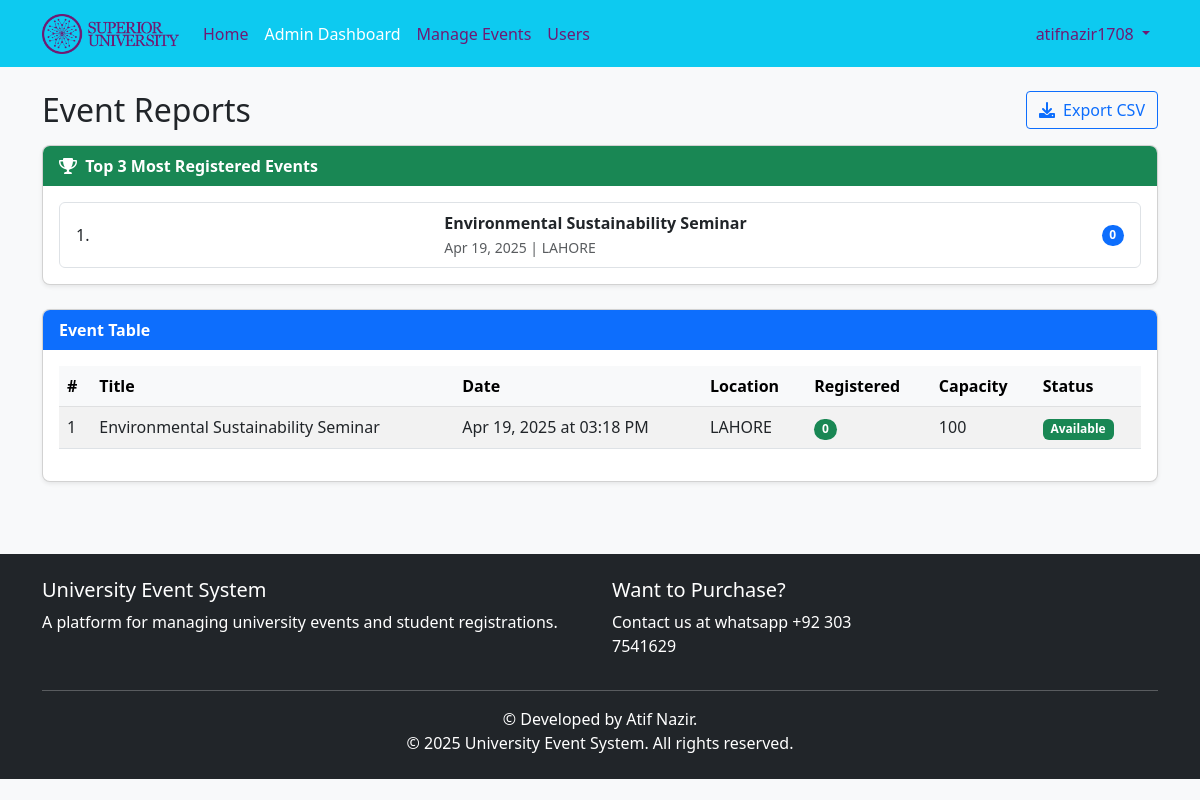
Page /admin/reports (signed in) on the committed database.
### app/models.py (models this page shows, shortened)
class User(db.Model, UserMixin):
    id = db.Column(db.Integer, primary_key=True)
    username = db.Column(db.String(64), unique=True, nullable=False)
    full_name = db.Column(db.String(100), nullable=True)  # New field for full name
    email = db.Column(db.String(120), unique=True, nullable=False)
    password_hash = db.Column(db.String(128), nullable=False)
    role = db.Column(db.String(20), nullable=False, default='student')
    student_id = db.Column(db.String(100), nullable=True)  # New field for student ID
    profile_image = db.Column(db.String(200), nullable=True)  # New field for profile picture URL
    department = db.Column(db.String(100), nullable=True)  # Department
    bio = db.Column(db.String(500), nullable=True)  # Optional bio field
    created_at = db.Column(db.DateTime, default=datetime.utcnow)
    registrations = db.relationship('Registration', backref='user', lazy=True)
    def is_admin(self):
        return self.role == 'admin'

class Event(db.Model):
    id = db.Column(db.Integer, primary_key=True)
    title = db.Column(db.String(100), nullable=False)
    description = db.Column(db.Text, nullable=False)
    date = db.Column(db.DateTime, nullable=False)  # Start Date
    end_date = db.Column(db.DateTime, nullable=True)
    registration_deadline = db.Column(db.DateTime, nullable=True)  # New Field
    location = db.Column(db.String(100), nullable=False)
    max_participants = db.Column(db.Integer, nullable=False)
    created_at = db.Column(db.DateTime, default=datetime.utcnow)
    updated_at = db.Column(db.DateTime, default=datetime.utcnow, onupdate=datetime.utcnow)
    registrations = db.relationship('Registration', backref='event', lazy=True, cascade="all, delete-orphan")
    @property
    def registration_count(self):
        return Registration.query.filter_by(event_id=self.id).count()
    @property
    def is_full(self):
        return self.registration_count >= self.max_participants

### app/routes/admin.py (the view)
@admin.route('/reports')
@admin_required
def reports():
    events = Event.query.order_by(Event.date.desc()).all()
    top_events = sorted(events, key=lambda e: e.registration_count, reverse=True)[:3]
    now = datetime.utcnow()
    for event in events:
        if not hasattr(event, 'registration_count') or event.registration_count is None:
            event.registration_count = 0
    return render_template('admin/reports.html', title='Reports', events=events, top_events=top_events)

### app/models.py (called while the page is built)
@login_manager.user_loader
def load_user(user_id):
    return User.query.get(int(user_id))

### app/routes/admin.py (called while the page is built)
def get_new_registration_count():
    return Registration.query.filter_by(admin_viewed=False).count()

@admin.context_processor
def inject_new_registration_count():
    if current_user.is_authenticated and current_user.is_admin():
        return {'new_registration_count': get_new_registration_count()}
    return {'new_registration_count': 0}

### app/utils/helpers.py (called while the page is built)
def admin_required(f):
    @wraps(f)  # Add this line to preserve the original function name
    def decorated_function(*args, **kwargs):
        if not current_user.is_admin():
            abort(403)  # Forbidden if not an admin
        return f(*args, **kwargs)
    return decorated_function

### app/templates/admin/reports.html (shortened to what this page needs)
{% extends "base.html" %}
{% block content %}
<div class="row">
    <div class="col-md-12 mb-3 d-flex justify-content-between align-items-center">
        <h2 class="mb-0">Event Reports</h2>
        <a href="{{ url_for('admin.export_report_csv') }}" class="btn btn-outline-primary">
            <i class="fas fa-download me-1"></i> Export CSV
        </a>
    </div>
</div>
{% if top_events %}
<div class="card mb-4 shadow-sm">
    <div class="card-header bg-success text-white">
        <strong><i class="fas fa-trophy me-1"></i> Top 3 Most Registered Events</strong>
    </div>
    <div class="card-body">
        <ol class="list-group list-group-numbered">
            {% for event in top_events %}
            <li class="list-group-item d-flex justify-content-between align-items-center">
                <div>
                    <strong>{{ event.title }}</strong>
                    <br>
                    <small class="text-muted">{{ event.date.strftime('%b %d, %Y') }} | {{ event.location }}</small>
                </div>
                <span class="badge bg-primary rounded-pill">{{ event.registration_count }}</span>
            </li>
            {% endfor %}
        </ol>
    </div>
</div>
{% endif %}
{% if events %}
<div class="card shadow-sm">
    <div class="card-header bg-primary text-white">
        <strong>Event Table</strong>
    </div>
    <div class="card-body">
        <div class="table-responsive">
            <table class="table table-striped align-middle">
                <thead class="table-light">
                    <tr>
                        <th>#</th>
                        <th>Title</th>
                        <th>Date</th>
                        <th>Location</th>
                        <th>Registered</th>
                        <th>Capacity</th>
                        <th>Status</th>
                    </tr>
                </thead>
                <tbody>
                    {% for event in events %}
                    <tr>
                        <td>{{ loop.index }}</td>
                        <td>{{ event.title }}</td>
                        <td>{{ event.date.strftime('%b %d, %Y at %I:%M %p') }}</td>
                        <td>{{ event.location }}</td>
                        <td>
                            <span class="badge rounded-pill
                                {% if event.is_full %}bg-danger
                                {% elif event.registration_count > event.max_participants * 0.8 %}bg-warning text-dark
                                {% else %}bg-success
                                {% endif %}">
                                {{ event.registration_count }}
                            </span>
                        </td>
                        <td>{{ event.max_participants }}</td>
                        <td>
                            {% if event.is_full %}
                                <span class="badge bg-danger">Full</span>
                            {% elif event.registration_count >= (event.max_participants * 0.75) %}
                                <span class="badge bg-warning text-dark">Almost Full</span>
                            {% else %}
                                <span class="badge bg-success">Available</span>
                            {% endif %}
                        </td>
                    </tr>
                    {% endfor %}
                </tbody>
            </table>
        </div>
    </div>
</div>
{% else %}
<div class="alert alert-info">
    <i class="fas fa-info-circle me-2"></i>No events available to generate report.
</div>
{% endif %}
{% endblock %}

### app/templates/base.html (shortened to what this page needs)
<!DOCTYPE html>
<html lang="en">
<head>
    <link href="https://cdn.jsdelivr.net/npm/bootstrap@5.3.0/dist/css/bootstrap.min.css" rel="stylesheet">
    <link href="https://cdnjs.cloudflare.com/ajax/libs/font-awesome/6.0.0/css/all.min.css" rel="stylesheet">
    <link rel="stylesheet" href="https://cdn.jsdelivr.net/npm/flatpickr/dist/flatpickr.min.css">
    <link rel="stylesheet" href="{{ url_for('static', filename='css/style.css') }}">
    <link rel="stylesheet" href="{{ url_for('static', filename='css/notification.css') }}">
</head>
<body>
    <header>
        <nav class="navbar navbar-expand-lg navbar-dark">
            <div class="container">
                <a class="navbar-brand" href="{{ url_for('main.home') }}">
                    <img src="{{ url_for('static', filename='images/university_logo.png') }}"
                         alt=""
                         height="40"
                         class="d-inline-block align-text-top"
                         onerror="this.style.display='none'; document.getElementById('brand-text').style.display='inline';">
                </a>
                <div class="collapse navbar-collapse" id="navbarNav">
                    <ul class="navbar-nav me-auto">
                        <li class="nav-item">
                            <a class="nav-link {% if request.endpoint == 'main.home' %}active{% endif %}" href="{{ url_for('main.home') }}">Home</a>
                        </li>
                        {% if current_user.is_authenticated %}
                            {% if current_user.is_admin() %}
                                <li class="nav-item">
                                    <a class="nav-link {% if request.endpoint.startswith('admin.') %}active{% endif %}" href="{{ url_for('admin.dashboard') }}">Admin Dashboard</a>
                                </li>
                                <li class="nav-item">
                                    <a class="nav-link {% if request.endpoint == 'admin.events' %}active{% endif %}" href="{{ url_for('admin.events') }}">Manage Events</a>
                                </li>
                                <li class="nav-item">
                                    <a class="nav-link {% if request.endpoint == 'admin.users' %}active{% endif %}" href="{{ url_for('admin.users') }}">Users</a>
                                </li>
                            {% endif %}
                        {% endif %}
                    </ul>
                    <ul class="navbar-nav">
                        {% if current_user.is_authenticated %}
                            <li class="nav-item dropdown">
                                <a class="nav-link dropdown-toggle" href="#" id="navbarDropdown" role="button" data-bs-toggle="dropdown" aria-expanded="false">
                                    {{ current_user.username }}
                                </a>
                            </li>
                        {% endif %}
                    </ul>
                </div>
            </div>
        </nav>
    </header>
    <main class="container py-4">
        {% block content %}{% endblock %}
    </main>
    <footer class="bg-dark text-white mt-5 py-4">
        <div class="container">
            <div class="row">
                <div class="col-md-6">
                    <h5>University Event System</h5>
                    <p>A platform for managing university events and student registrations.</p>
                </div>
                <div class="col-md-3">
                    <h5>Want to Purchase?</h5>
                    <p>Contact us at whatsapp +92 303 7541629</p>
                </div>
            </div>
            <hr>
            <div class="text-center">
                <p class="mb-0">&copy; Developed by Atif Nazir.</p>
                <p class="mb-0">&copy; {{ year }} University Event System. All rights reserved.</p>
            </div>
        </div>
    </footer>
</body>
</html>

### app/static/css/style.css (style rules this page uses)
body { background-color: #f8f9fa; font-family: 'Segoe UI', Tahoma, Geneva, Verdana, sans-serif; }
.navbar-brand { font-weight: 600; }
.card { border-radius: 0.5rem; overflow: hidden; transition: transform 0.3s ease, box-shadow 0.3s ease; }
.card-header { border-bottom: none; }
.btn { border-radius: 0.25rem; }
footer { margin-top: 2rem; }

### app/templates/base.html (style rules this page uses)
header nav.navbar { background-color: #007BFF; }
.navbar-nav .nav-link { color: #701A73 !important; }
.navbar-nav .nav-link.active { color: #ffffff !important; }
.navbar-brand { color: #ffffff; }
.navbar { background-color: #0DCAF0 !important; }

### rows in the picture
User: username "atifnazir1708"
Event: title "Environmental Sustainability Seminar", date "Apr 19, 2025", location "LAHORE", registration_count "0", date "Apr 19, 2025 at 03:18 PM", max_participants "100", shows "Available"
